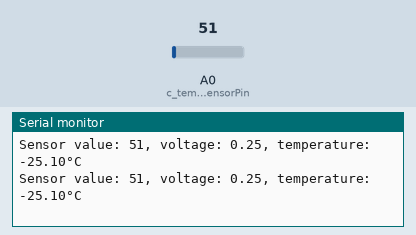
This sketch was run on a simulated Arduino Uno, built with avr-gcc and run on an emulated ATmega328P. Parts: the last lines printed to the serial monitor. Inputs (shaded band) come from the test bench; at power-on: A0 (c_temperatureSensorPin) = 51.

Above: at 1.8 s.
1.9 s: A0 (c_temperatureSensorPin) set to 61
At 2.6 s:
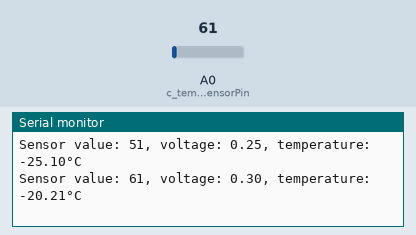
3.4 s: A0 (c_temperatureSensorPin) set to 71
At 4.8 s:
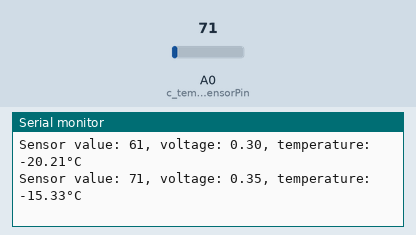
Timing chart, 0 to 6.4 s (numbered marks = the images above; inputs shaded):
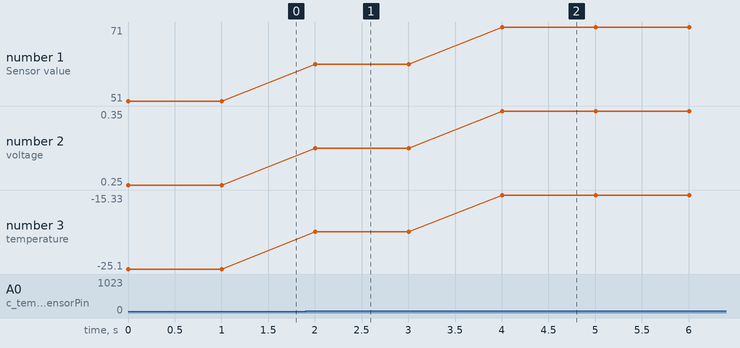

Measured:
- after the input at 1.9 s, the serial monitor: prints a new line after 0.10 s (image 1)
- after the input at 3.4 s, the serial monitor: prints a new line after 0.61 s (image 2)
- plotted number 1: 51 → 61 after the input at 1.9 s, 61 → 71 after the input at 3.4 s
- plotted number 2: 0.25 → 0.3 after the input at 1.9 s, 0.3 → 0.35 after the input at 3.4 s
- plotted number 3: -25.1 → -20.21 after the input at 1.9 s, -20.21 → -15.33 after the input at 3.4 s

The sketch:

read_temperature.ino
```cpp
const int c_temperatureSensorPin = A0;
const float c_temperatureAtZeroVoltage = -50.0f;
const float c_voltageToCelsius = 100.0f;

void setup()
{
  Serial.begin(9600);
}

void loop()
{
  int sensorValue = analogRead(c_temperatureSensorPin);
  Serial.print("Sensor value: ");
  Serial.print(sensorValue);
  const float sensorValueVoltage = (sensorValue / 1024.0f) * 5.0f;
  Serial.print(", voltage: ");
  Serial.print(sensorValueVoltage);
  const float temperature = c_temperatureAtZeroVoltage + (sensorValueVoltage * c_voltageToCelsius);
  Serial.print(", temperature: ");
  Serial.print(temperature);
  Serial.println("°C");
  delay(1000);
}
```
